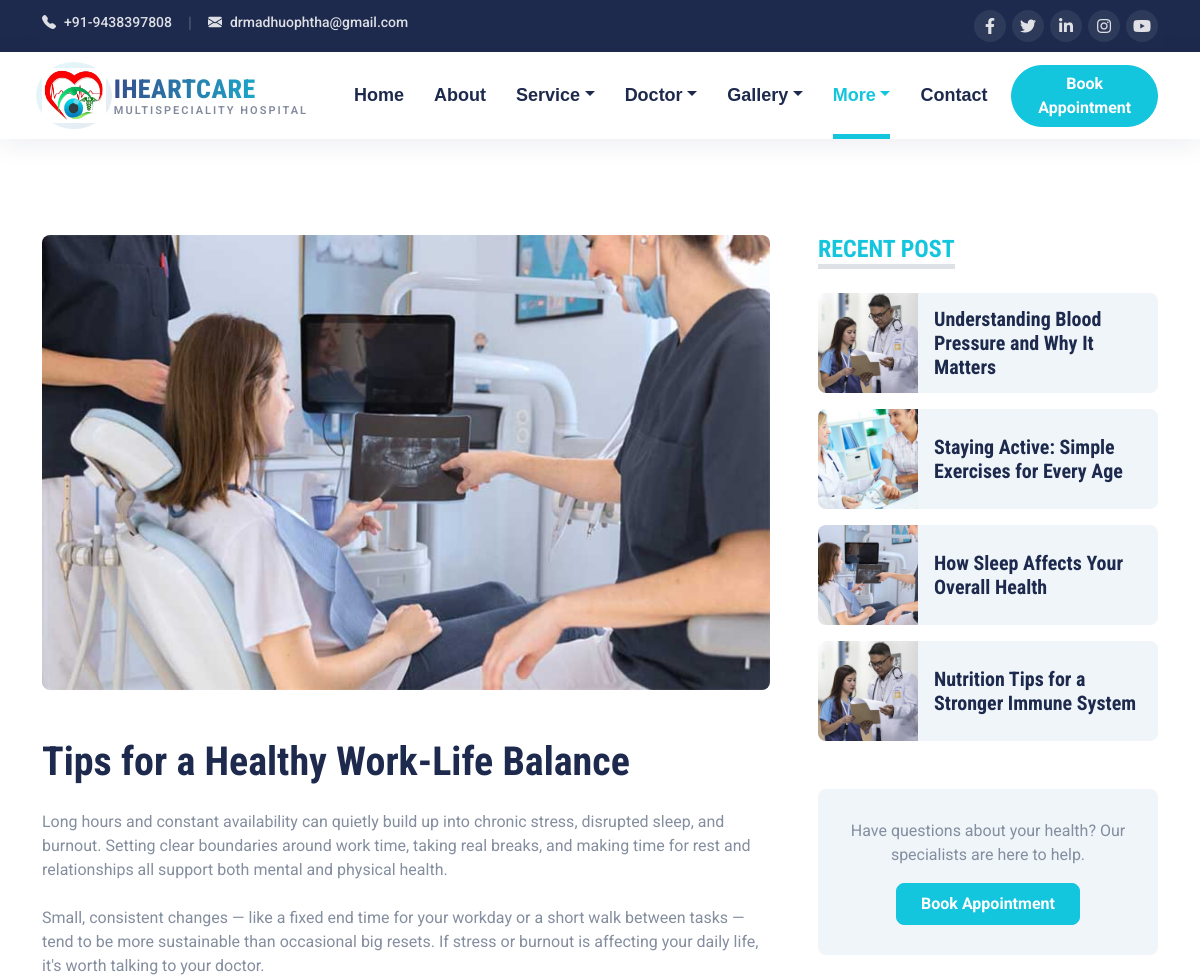
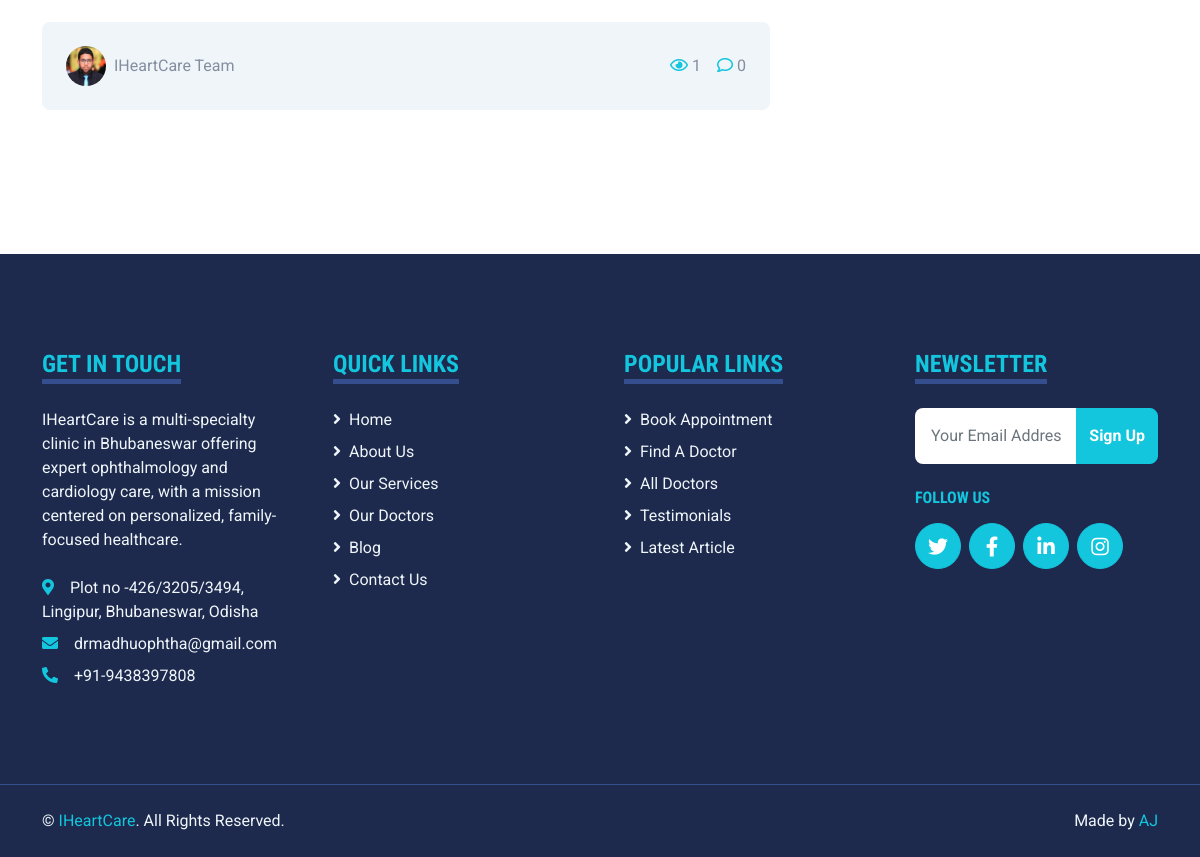
Page /blog/tips-for-a-healthy-work-life-balance/ on the committed database (2 pictures, top to bottom).
### core/models.py (models this page shows, shortened)
class SiteSettings(models.Model):
    site_name = models.CharField(max_length=100, default="IHeartCare")
    phone = models.CharField(max_length=30, default="+012 345 6789")
    email = models.EmailField(default="info@iheartcare.com")
    address = models.CharField(max_length=255, default="123 Street, New York, USA")
    about_text = models.TextField(
        blank=True,
        default="IHeartCare is committed to providing personalized, family-centered "
        "healthcare with compassion and expertise.",
    )
    map_embed_url = models.URLField(blank=True, help_text="Google Maps embed URL for the contact page")
    facebook_url = models.URLField(blank=True, default="#!")
    twitter_url = models.URLField(blank=True, default="#!")
    linkedin_url = models.URLField(blank=True, default="#!")
    instagram_url = models.URLField(blank=True, default="#!")
    youtube_url = models.URLField(blank=True, default="#!")
    class Meta:
        verbose_name = "Site Settings"
        verbose_name_plural = "Site Settings"
    @classmethod
    def load(cls):
        obj, _ = cls.objects.get_or_create(pk=1)
        return obj

class BlogPost(models.Model):
    title = models.CharField(max_length=200)
    slug = models.SlugField(max_length=220, unique=True)
    image = models.ImageField(upload_to="blog/", blank=True, null=True)
    author_name = models.CharField(max_length=100, default="Admin")
    excerpt = models.TextField(blank=True)
    content = models.TextField(blank=True)
    views_count = models.PositiveIntegerField(default=0)
    comments_count = models.PositiveIntegerField(default=0)
    is_published = models.BooleanField(default=True)
    published_at = models.DateTimeField(auto_now_add=True)
    class Meta:
        ordering = ["-published_at"]
    def get_absolute_url(self):
        return reverse("core:blog_detail", args=[self.slug])

### core/views.py (the view)
# urls.py: path("blog/<slug:slug>/", views.blog_detail, name="blog_detail"),
def blog_detail(request, slug):
    post = get_object_or_404(BlogPost, slug=slug, is_published=True)
    BlogPost.objects.filter(pk=post.pk).update(views_count=F("views_count") + 1)
    post.refresh_from_db()
    context = _base_context("detail")
    context.update(
        {
            "post": post,
            "related_posts": BlogPost.objects.filter(is_published=True).exclude(pk=post.pk)[:4],
        }
    )
    return render(request, "blog/detail.html", context)

### templates/blog/detail.html (shortened to what this page needs)
{% extends "base.html" %}
{% load static %}
{% block content %}
<div class="container py-5">
    {% if post %}
    <div class="row g-5">
        <div class="col-lg-8">
            <div class="mb-5">
                {% if post.image %}
                <img class="img-fluid w-100 rounded mb-5" src="{{ post.image.url }}" alt="{{ post.title }}">
                {% endif %}
                <h1 class="mb-4">{{ post.title }}</h1>
                <p>{{ post.content|linebreaksbr }}</p>
                <div class="d-flex justify-content-between bg-light rounded p-4 mt-4 mb-4">
                    <div class="d-flex align-items-center">
                        <img class="rounded-circle me-2" src="{% static 'core/img/user.jpg' %}" width="40" height="40" alt="">
                        <span>{{ post.author_name }}</span>
                    </div>
                    <div class="d-flex align-items-center">
                        <span class="ms-3"><i class="far fa-eye text-primary me-1"></i>{{ post.views_count }}</span>
                        <span class="ms-3"><i class="far fa-comment text-primary me-1"></i>{{ post.comments_count }}</span>
                    </div>
                </div>
            </div>
        </div>
        <div class="col-lg-4">
            <div class="mb-5">
                <h4 class="d-inline-block text-primary text-uppercase border-bottom border-5 mb-4">Recent Post</h4>
                {% for related in related_posts %}
                <div class="d-flex rounded overflow-hidden mb-3">
                    {% if related.image %}
                    <img class="img-fluid" src="{{ related.image.url }}"
                        style="width: 100px; height: 100px; object-fit: cover;" alt="{{ related.title }}">
                    {% endif %}
                    <a href="{{ related.get_absolute_url }}" class="h5 d-flex align-items-center bg-light px-3 mb-0">{{ related.title }}
                    </a>
                </div>
                {% empty %}
                <p>No other posts yet.</p>
                {% endfor %}
            </div>
            <div>
                <div class="bg-light rounded text-center" style="padding: 30px;">
                    <p>Have questions about your health? Our specialists are here to help.</p>
                    <a href="{% url 'core:appointment' %}" class="btn btn-primary py-2 px-4">Book Appointment</a>
                </div>
            </div>
        </div>
    </div>
    {% else %}
    <div class="text-center py-5">
        <h1 class="mb-4">No blog posts yet</h1>
        <p>Check back soon for the latest medical articles.</p>
        <a href="{% url 'core:blog' %}" class="btn btn-primary py-2 px-4">Back to Blog</a>
    </div>
    {% endif %}
</div>
{% endblock %}

### templates/partials/navbar.html (shortened to what this page needs)
{% load static %}
<div class="topbar container-fluid d-none d-lg-block">
    <div class="container">
        <div class="row">
            <div class="col-md-6 text-center text-lg-start mb-2 mb-lg-0">
                <div class="d-inline-flex align-items-center">
                    <a class="topbar-link pe-3" href="tel:{{ site_settings.phone }}"><i
                            class="bi bi-telephone-fill me-2"></i>{{ site_settings.phone }}</a>
                    <span class="topbar-divider">|</span>
                    <a class="topbar-link px-3" href="mailto:{{ site_settings.email }}"><i
                            class="bi bi-envelope-fill me-2"></i>{{ site_settings.email }}</a>
                </div>
            </div>
            <div class="col-md-6 text-center text-lg-end">
                <div class="d-inline-flex align-items-center">
                    <a class="topbar-social" href="{{ site_settings.facebook_url }}">
                        <i class="fab fa-facebook-f"></i>
                    </a>
                    <a class="topbar-social" href="{{ site_settings.twitter_url }}">
                        <i class="fab fa-twitter"></i>
                    </a>
                    <a class="topbar-social" href="{{ site_settings.linkedin_url }}">
                        <i class="fab fa-linkedin-in"></i>
                    </a>
                    <a class="topbar-social" href="{{ site_settings.instagram_url }}">
                        <i class="fab fa-instagram"></i>
                    </a>
                    <a class="topbar-social" href="{{ site_settings.youtube_url }}">
                        <i class="fab fa-youtube"></i>
                    </a>
                </div>
            </div>
        </div>
    </div>
</div>
<div class="container-fluid sticky-top bg-white main-navbar{% if active != 'home' %} mb-5{% endif %}" id="mainNavbar">
    <div class="container">
        <nav class="navbar navbar-expand-lg bg-white navbar-light py-3 py-lg-0">
            <a href="{% url 'core:home' %}" class="navbar-brand d-flex align-items-center">
                <div class="navbar-logo-wrap me-2">
                    <img src="{% static 'core/img/logo.png' %}" alt="{{ site_settings.site_name }}" class="navbar-logo">
                </div>
                <div class="navbar-brand-text">
                    <h1 class="m-0 text-uppercase">{{ site_settings.site_name }}</h1>
                    <span class="navbar-brand-tagline">Multispeciality Hospital</span>
                </div>
            </a>
            <div class="collapse navbar-collapse" id="navbarCollapse">
                <div class="navbar-nav ms-auto py-0 align-items-lg-center">
                    <a href="{% url 'core:home' %}" class="nav-item nav-link {% if active == 'home' %}active{% endif %}">Home</a>
                    <a href="{% url 'core:about' %}" class="nav-item nav-link {% if active == 'about' %}active{% endif %}">About</a>
                    <div class="nav-item dropdown">
                        <a href="{% url 'core:service' %}" class="nav-link dropdown-toggle {% if active == 'service' %}active{% endif %}" data-bs-toggle="dropdown">Service</a>
                    </div>
                    <div class="nav-item dropdown">
                        <a href="{% url 'core:price' %}" class="nav-link dropdown-toggle {% if active == 'price' %}active{% endif %}" data-bs-toggle="dropdown">Doctor</a>
                    </div>
                    <div class="nav-item dropdown">
                        <a href="#" class="nav-link dropdown-toggle {% if active in gallery_group %}active{% endif %}" data-bs-toggle="dropdown">Gallery</a>
                    </div>
                    <div class="nav-item dropdown">
                        <a href="#" class="nav-link dropdown-toggle {% if active in pages_group %}active{% endif %}" data-bs-toggle="dropdown">More</a>
                    </div>
                    <a href="{% url 'core:contact' %}" class="nav-item nav-link {% if active == 'contact' %}active{% endif %}">Contact</a>
                    <a href="{% url 'core:appointment' %}" class="btn btn-primary rounded-pill px-4 ms-lg-4 my-3 my-lg-0">Book Appointment</a>
                </div>
            </div>
        </nav>
    </div>
</div>

### templates/partials/footer.html
{% load static %}
<div class="container-fluid bg-dark text-light mt-5 py-5">
    <div class="container py-5">
        <div class="row g-5">
            <div class="col-lg-3 col-md-6">
                <h4 class="d-inline-block text-primary text-uppercase border-bottom border-5 border-secondary mb-4">
                    Get In Touch</h4>
                <p class="mb-4">{{ site_settings.about_text }}</p>
                <p class="mb-2"><i class="fa fa-map-marker-alt text-primary me-3"></i>{{ site_settings.address }}</p>
                <p class="mb-2"><i class="fa fa-envelope text-primary me-3"></i>{{ site_settings.email }}</p>
                <p class="mb-0"><i class="fa fa-phone-alt text-primary me-3"></i>{{ site_settings.phone }}</p>
            </div>
            <div class="col-lg-3 col-md-6">
                <h4 class="d-inline-block text-primary text-uppercase border-bottom border-5 border-secondary mb-4">
                    Quick Links</h4>
                <div class="d-flex flex-column justify-content-start">
                    <a class="text-light mb-2" href="{% url 'core:home' %}"><i class="fa fa-angle-right me-2"></i>Home</a>
                    <a class="text-light mb-2" href="{% url 'core:about' %}"><i class="fa fa-angle-right me-2"></i>About Us</a>
                    <a class="text-light mb-2" href="{% url 'core:service' %}"><i class="fa fa-angle-right me-2"></i>Our Services</a>
                    <a class="text-light mb-2" href="{% url 'core:team' %}"><i class="fa fa-angle-right me-2"></i>Our Doctors</a>
                    <a class="text-light mb-2" href="{% url 'core:blog' %}"><i class="fa fa-angle-right me-2"></i>Blog</a>
                    <a class="text-light" href="{% url 'core:contact' %}"><i class="fa fa-angle-right me-2"></i>Contact Us</a>
                </div>
            </div>
            <div class="col-lg-3 col-md-6">
                <h4 class="d-inline-block text-primary text-uppercase border-bottom border-5 border-secondary mb-4">
                    Popular Links</h4>
                <div class="d-flex flex-column justify-content-start">
                    <a class="text-light mb-2" href="{% url 'core:appointment' %}"><i class="fa fa-angle-right me-2"></i>Book Appointment</a>
                    <a class="text-light mb-2" href="{% url 'core:search' %}"><i class="fa fa-angle-right me-2"></i>Find A Doctor</a>
                    <a class="text-light mb-2" href="{% url 'core:price' %}"><i class="fa fa-angle-right me-2"></i>All Doctors</a>
                    <a class="text-light mb-2" href="{% url 'core:testimonial' %}"><i class="fa fa-angle-right me-2"></i>Testimonials</a>
                    <a class="text-light" href="{% url 'core:detail' %}"><i class="fa fa-angle-right me-2"></i>Latest Article</a>
                </div>
            </div>
            <div class="col-lg-3 col-md-6">
                <h4 class="d-inline-block text-primary text-uppercase border-bottom border-5 border-secondary mb-4">
                    Newsletter</h4>
                <form action="">
                    <div class="input-group">
                        <input type="text" class="form-control p-3 border-0" placeholder="Your Email Address">
                        <button class="btn btn-primary">Sign Up</button>
                    </div>
                </form>
                <h6 class="text-primary text-uppercase mt-4 mb-3">Follow Us</h6>
                <div class="d-flex">
                    <a class="btn btn-lg btn-primary btn-lg-square rounded-circle me-2" href="{{ site_settings.twitter_url }}"><i
                            class="fab fa-twitter"></i></a>
                    <a class="btn btn-lg btn-primary btn-lg-square rounded-circle me-2" href="{{ site_settings.facebook_url }}"><i
                            class="fab fa-facebook-f"></i></a>
                    <a class="btn btn-lg btn-primary btn-lg-square rounded-circle me-2" href="{{ site_settings.linkedin_url }}"><i
                            class="fab fa-linkedin-in"></i></a>
                    <a class="btn btn-lg btn-primary btn-lg-square rounded-circle" href="{{ site_settings.instagram_url }}"><i
                            class="fab fa-instagram"></i></a>
                </div>
            </div>
        </div>
    </div>
</div>
<div class="container-fluid bg-dark text-light border-top border-secondary py-4">
    <div class="container">
        <div class="row g-5">
            <div class="col-md-6 text-center text-md-start">
                <p class="mb-md-0">&copy; <a class="text-primary" href="{% url 'core:home' %}">{{ site_settings.site_name }}</a>. All Rights Reserved.
                </p>
            </div>
            <div class="col-md-6 text-center text-md-end">
                <p class="mb-0">Made by <span class="text-primary">AJ</span></p>
            </div>
        </div>
    </div>
</div>

### rows in the picture
SiteSettings: phone "+91-9438397808", email "drmadhuophtha@gmail.com", site_name "IHEARTCARE", about_text "IHeartCare is a multi-specialty clinic in Bhubaneswar offering expert ophthalmology and cardiology care, with a mission centered on personalized, family-focused healthcare.", address "Plot no -426/3205/3494, Lingipur, Bhubaneswar, Odisha", site_name "IHeartCare"
BlogPost: image (picture), title "Tips for a Healthy Work-Life Balance", content "Long hours and constant availability can quietly build up into chronic stress, disrupted sleep, and burnout. Setting clear boundaries around work time, taking real breaks, and making time for rest and relationships all support both mental and physical health. Small, consistent changes — like a fixed end time for your workday or a short walk between tasks — tend to be more sustainable than occasional big resets. If stress or burnout is affecting your daily life, it's worth talking to your doctor.", author_name "IHeartCare Team", views_count "1", comments_count "0"
BlogPost: image (picture), title "Understanding Blood Pressure and Why It Matters"
BlogPost: image (picture), title "Staying Active: Simple Exercises for Every Age"
BlogPost: image (picture), title "How Sleep Affects Your Overall Health"
BlogPost: image (picture), title "Nutrition Tips for a Stronger Immune System"
